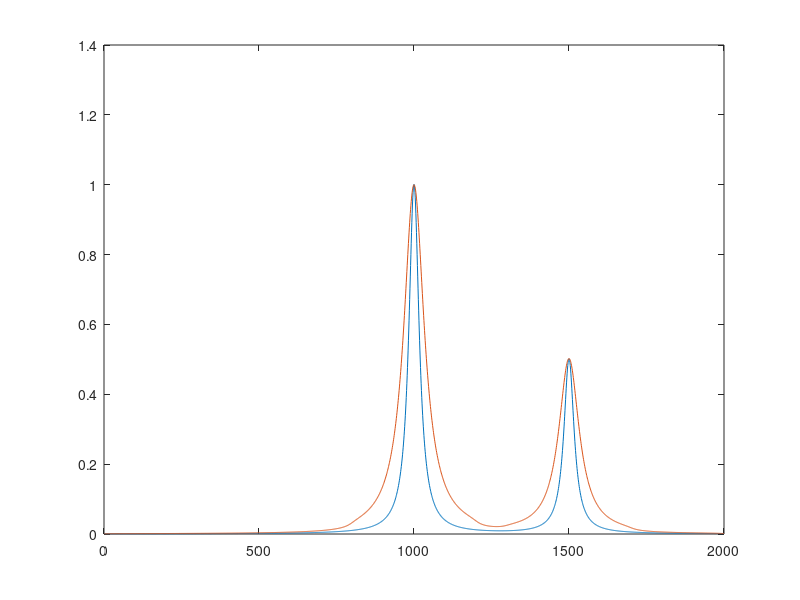

MATLAB code for this plot:
function Lorentzian_conv()

lorentz = zeros(2000, 1);

for i = 1:2000
    lorentz(i) = 20^2/((i-1000)^2+20^2) + 0.5 * 20^2/((i-1500)^2+20^2);
end

w = conv(lorentz, lorentz(800:1200), 'same');
w = w / max(w);

x = 1:2000;
plot(x, lorentz, x, w);

end
